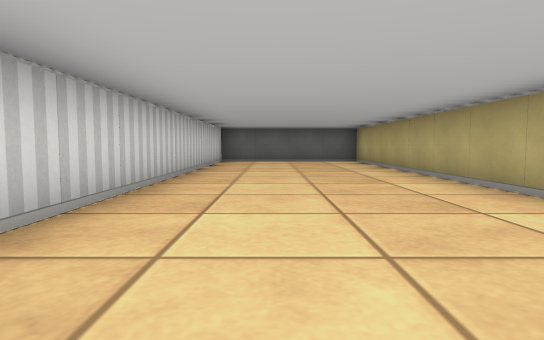
View 1 (above)

17 first-person views from a walk through a cub3D ray-caster map. The camera is about half as high as the walls, tilts 4° down and sees 75° across. The floor is counted in squares. Each view is taken from the middle of a square. On the plan, view 1 faces up. The plan holds only what a view shows up to about 9 squares ahead; the rest is blank.

View 2
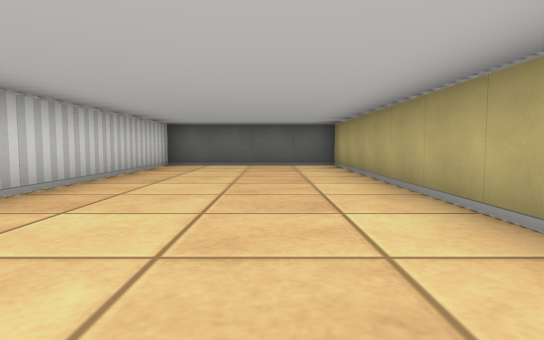

View 3
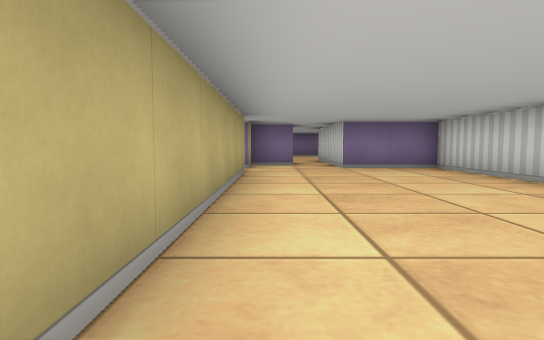

View 4
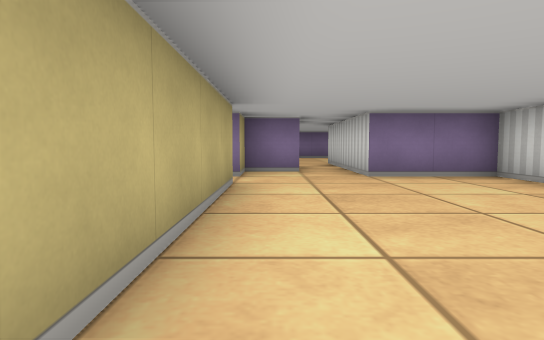

View 5
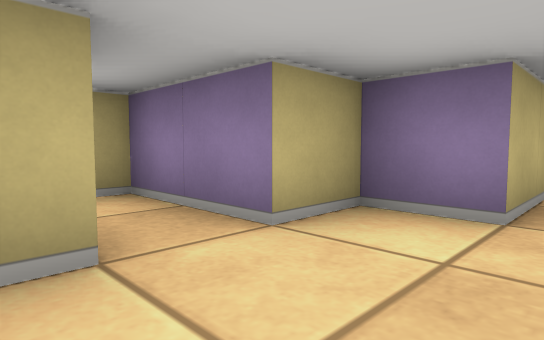

View 6
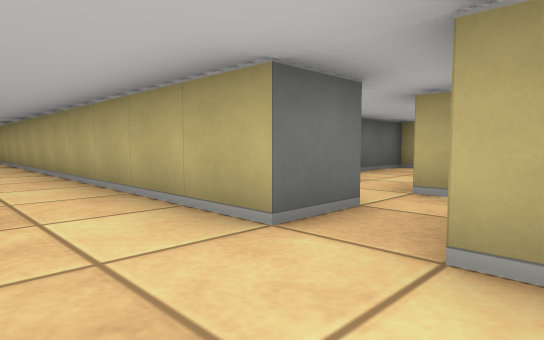

View 7
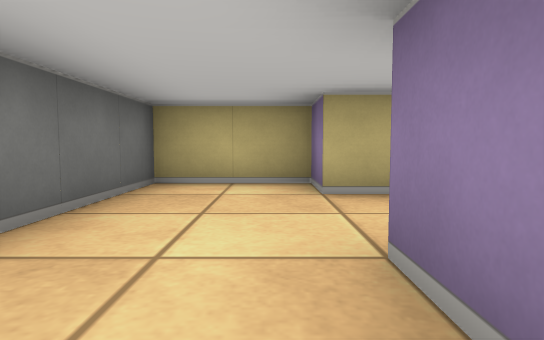

View 8
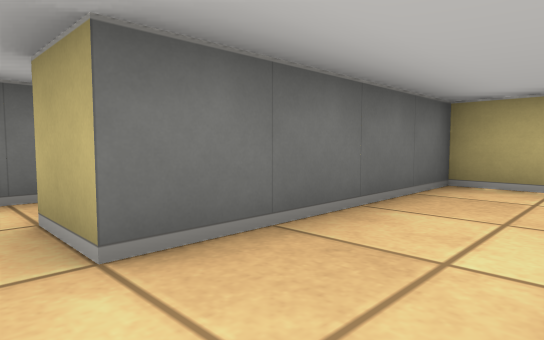

View 9
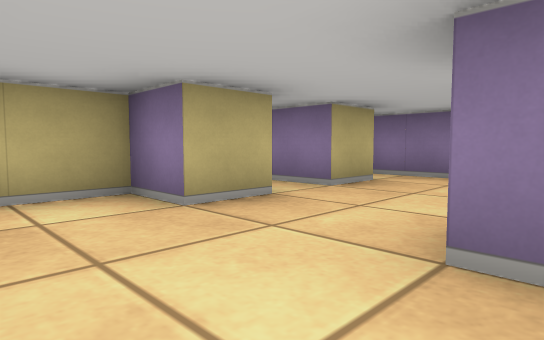

View 10
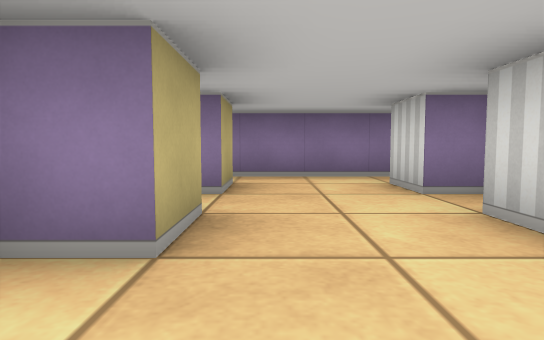

View 11
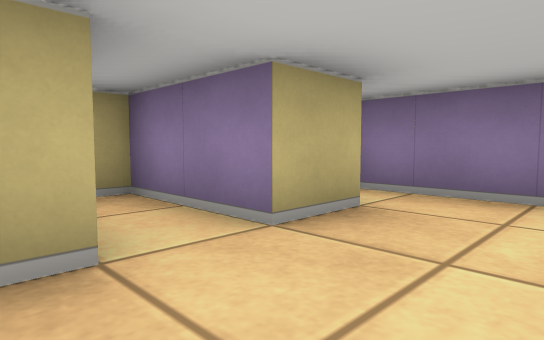

View 12
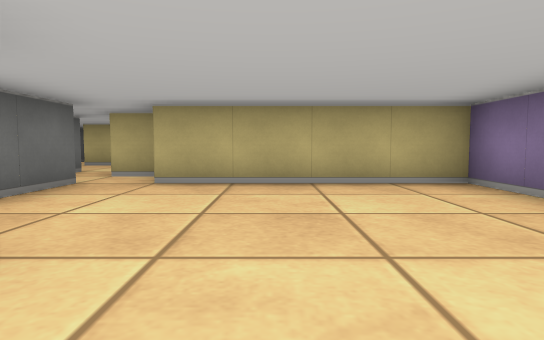

View 13
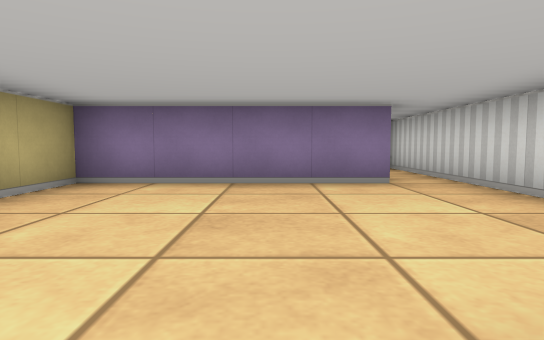

View 14
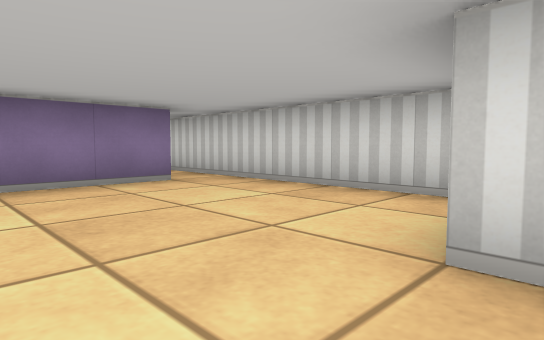

View 15
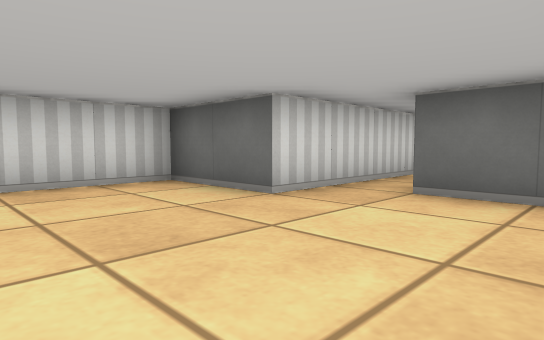

View 16
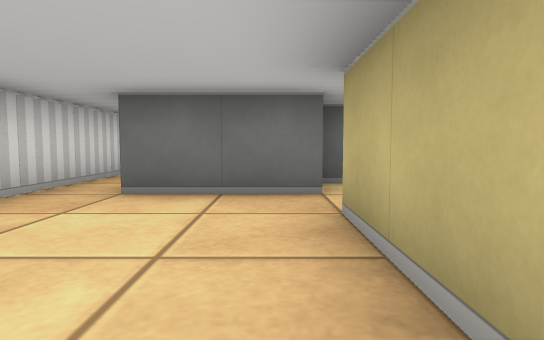

View 17
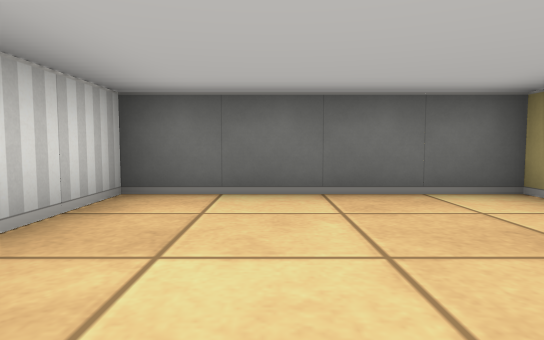

### Floor plan
Points are (right, up) in squares from view 1. A wall is a line through its corners. A room is listed if a view was taken in it or the views show most of it. See-through windows are left out.
Room 1 (views 1, 2, 3, 4, 5, 6, 17)
walls: (3.6, -0.5) (2.5, -0.5) (2.5, 10.5) (-1.5, 10.5) (-1.5, -1.5) (0.5, -1.5) (0.5, -2.5); (1.5, -2.5) (2.5, -2.5) (2.5, -1.5) (3.5, -1.5)
ways out: opening at (3, -1) to room 2; opening at (1, -3) to room 5
Room 2 (views 7, 8, 9)
walls: (5.5, 1.5) (4.5, 1.5) (4.5, 2.5); (3.5, -1.5) (4.5, -1.5) (4.5, -0.5) (5.5, -0.5)
ways out: opening at (3, -1) to room 1; opening at (5, 0.5) to room 3; opening at (4, 2)
Room 3 (view 10)
walls: (7.5, -0.5) (8.5, -0.5) (8.5, 1.5) (5.5, 1.5)
ways out: opening at (5, 0.5) to room 2; opening at (6.5, -1) to room 4
Room 4 (view 11)
walls: (7.5, -1.6) (7.5, -0.5); (7.5, -2.5) (9.5, -2.5) (9.5, -2.1); (5.5, -0.9) (5.5, -1.5)
ways out: opening at (6.5, -1) to room 3; opening at (6.5, -3) to room 6
Room 5 (views 12, 13, 14, 15, 16)
walls: (-0.6, -9.5) (3.5, -9.5) (3.5, -5.5); (1.5, -3.9) (1.5, -2.5); (3.6, -4.5) (1.5, -4.5); (4.5, -5.2) (4.5, -4.5); (0.5, -2.5) (0.5, -5.5) (-1.5, -5.5) (-1.5, -11.5)
ways out: opening at (1, -3) to room 1; opening at (4, -5) to room 6; opening at (-1, -10.5)
Room 6 (no view inside)
walls: (5.1, -4.5) (8.1, -4.5); (7.5, -3.6) (7.5, -2.5); (5.5, -2.5) (5.5, -3.5) (3.6, -3.5)
ways out: opening at (6.5, -3) to room 4; opening at (4, -5) to room 5

Where each view was taken, in squares from view 1:
view 1: 0 up, 0 right, facing up
view 2: 2 up, 1 right, facing up
view 3: 6 up, 2 right, facing down
view 4: 4 up, 2 right, facing down
view 5: 0 up, 1 right, facing down-right
view 6: 2 down, 1 right, facing up-right
view 7: 0 up, 4 right, facing right
view 8: 0 up, 4 right, facing up-right
view 9: 1 up, 5 right, facing down-right
view 10: 1 up, 7 right, facing down
view 11: 1 down, 6 right, facing down-right
view 12: 7 down, 1 left, facing right
view 13: 5 down, 1 right, facing down
view 14: 5 down, 2 right, facing down-left
view 15: 8 down, 3 right, facing up-left
view 16: 8 down, 3 right, facing up
view 17: 7 up, 0 right, facing up
